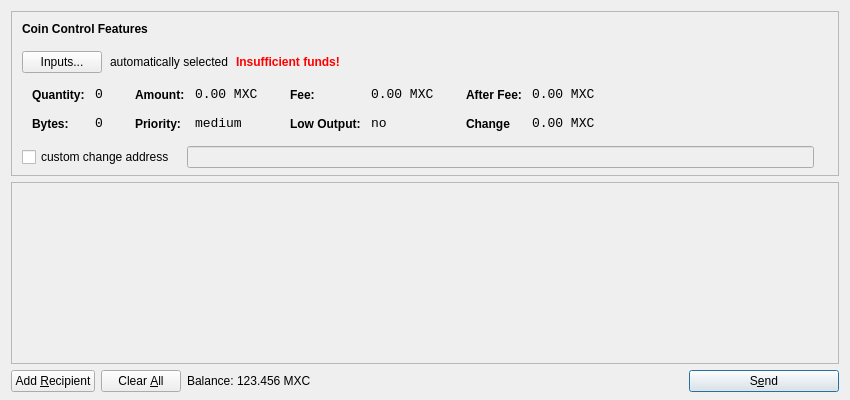
<?xml version="1.0" encoding="UTF-8"?>
<ui version="4.0">
 <class>SendCoinsDialog</class>
 <widget class="QDialog" name="SendCoinsDialog">
  <property name="geometry">
   <rect>
    <x>0</x>
    <y>0</y>
    <width>850</width>
    <height>400</height>
   </rect>
  </property>
  <property name="windowTitle">
   <string>Send Coins</string>
  </property>
  <layout class="QVBoxLayout" name="verticalLayout" stretch="0,1,0">
   <property name="bottomMargin">
    <number>8</number>
   </property>
   <item>
    <widget class="QFrame" name="frameCoinControl">
     <property name="sizePolicy">
      <sizepolicy hsizetype="Expanding" vsizetype="Expanding">
       <horstretch>0</horstretch>
       <verstretch>0</verstretch>
      </sizepolicy>
     </property>
     <property name="maximumSize">
      <size>
       <width>16777215</width>
       <height>16777215</height>
      </size>
     </property>
     <property name="frameShape">
      <enum>QFrame::StyledPanel</enum>
     </property>
     <property name="frameShadow">
      <enum>QFrame::Sunken</enum>
     </property>
     <layout class="QVBoxLayout" name="verticalLayoutCoinControl2">
      <property name="spacing">
       <number>-1</number>
      </property>
      <property name="leftMargin">
       <number>0</number>
      </property>
      <property name="topMargin">
       <number>0</number>
      </property>
      <property name="rightMargin">
       <number>0</number>
      </property>
      <property name="bottomMargin">
       <number>6</number>
      </property>
      <item>
       <layout class="QVBoxLayout" name="verticalLayoutCoinControl" stretch="0,0,0,0,1">
        <property name="spacing">
         <number>0</number>
        </property>
        <property name="leftMargin">
         <number>10</number>
        </property>
        <property name="topMargin">
         <number>10</number>
        </property>
        <item>
         <layout class="QHBoxLayout" name="horizontalLayoutCoinControl1">
          <property name="bottomMargin">
           <number>15</number>
          </property>
          <item>
           <widget class="QLabel" name="labelCoinControlFeatures">
            <property name="sizePolicy">
             <sizepolicy hsizetype="Preferred" vsizetype="Maximum">
              <horstretch>0</horstretch>
              <verstretch>0</verstretch>
             </sizepolicy>
            </property>
            <property name="font">
             <font>
              <weight>75</weight>
              <bold>true</bold>
             </font>
            </property>
            <property name="styleSheet">
             <string notr="true">font-weight:bold;</string>
            </property>
            <property name="text">
             <string>Coin Control Features</string>
            </property>
           </widget>
          </item>
         </layout>
        </item>
        <item>
         <layout class="QHBoxLayout" name="horizontalLayoutCoinControl2" stretch="0,0,0,0">
          <property name="spacing">
           <number>8</number>
          </property>
          <property name="bottomMargin">
           <number>10</number>
          </property>
          <item>
           <widget class="QPushButton" name="pushButtonCoinControl">
            <property name="styleSheet">
             <string notr="true"/>
            </property>
            <property name="text">
             <string>Inputs...</string>
            </property>
           </widget>
          </item>
          <item>
           <widget class="QLabel" name="labelCoinControlAutomaticallySelected">
            <property name="text">
             <string>automatically selected</string>
            </property>
            <property name="margin">
             <number>5</number>
            </property>
           </widget>
          </item>
          <item>
           <widget class="QLabel" name="labelCoinControlInsuffFunds">
            <property name="font">
             <font>
              <weight>75</weight>
              <bold>true</bold>
             </font>
            </property>
            <property name="styleSheet">
             <string notr="true">color:red;font-weight:bold;</string>
            </property>
            <property name="text">
             <string>Insufficient funds!</string>
            </property>
            <property name="margin">
             <number>5</number>
            </property>
           </widget>
          </item>
          <item>
           <spacer name="horizontalSpacerCoinControl">
            <property name="orientation">
             <enum>Qt::Horizontal</enum>
            </property>
            <property name="sizeHint" stdset="0">
             <size>
              <width>40</width>
              <height>1</height>
             </size>
            </property>
           </spacer>
          </item>
         </layout>
        </item>
        <item>
         <widget class="QWidget" name="widgetCoinControl" native="true">
          <property name="sizePolicy">
           <sizepolicy hsizetype="Preferred" vsizetype="Preferred">
            <horstretch>0</horstretch>
            <verstretch>0</verstretch>
           </sizepolicy>
          </property>
          <property name="minimumSize">
           <size>
            <width>0</width>
            <height>0</height>
           </size>
          </property>
          <property name="styleSheet">
           <string notr="true"/>
          </property>
          <layout class="QHBoxLayout" name="horizontalLayoutCoinControl5">
           <property name="margin">
            <number>0</number>
           </property>
           <item>
            <layout class="QHBoxLayout" name="horizontalLayoutCoinControl3" stretch="0,0,0,1">
             <property name="spacing">
              <number>20</number>
             </property>
             <property name="topMargin">
              <number>0</number>
             </property>
             <property name="bottomMargin">
              <number>10</number>
             </property>
             <item>
              <layout class="QFormLayout" name="formLayoutCoinControl1">
               <property name="horizontalSpacing">
                <number>10</number>
               </property>
               <property name="verticalSpacing">
                <number>14</number>
               </property>
               <property name="leftMargin">
                <number>10</number>
               </property>
               <property name="topMargin">
                <number>4</number>
               </property>
               <property name="rightMargin">
                <number>6</number>
               </property>
               <item row="0" column="0">
                <widget class="QLabel" name="labelCoinControlQuantityText">
                 <property name="styleSheet">
                  <string notr="true">font-weight:bold;</string>
                 </property>
                 <property name="text">
                  <string>Quantity:</string>
                 </property>
                 <property name="margin">
                  <number>0</number>
                 </property>
                </widget>
               </item>
               <item row="0" column="1">
                <widget class="QLabel" name="labelCoinControlQuantity">
                 <property name="font">
                  <font>
                   <family>Monospace</family>
                   <pointsize>10</pointsize>
                  </font>
                 </property>
                 <property name="cursor">
                  <cursorShape>IBeamCursor</cursorShape>
                 </property>
                 <property name="contextMenuPolicy">
                  <enum>Qt::ActionsContextMenu</enum>
                 </property>
                 <property name="text">
                  <string>0</string>
                 </property>
                 <property name="margin">
                  <number>0</number>
                 </property>
                 <property name="textInteractionFlags">
                  <set>Qt::LinksAccessibleByMouse|Qt::TextSelectableByKeyboard|Qt::TextSelectableByMouse</set>
                 </property>
                </widget>
               </item>
               <item row="1" column="0">
                <widget class="QLabel" name="labelCoinControlBytesText">
                 <property name="styleSheet">
                  <string notr="true">font-weight:bold;</string>
                 </property>
                 <property name="text">
                  <string>Bytes:</string>
                 </property>
                </widget>
               </item>
               <item row="1" column="1">
                <widget class="QLabel" name="labelCoinControlBytes">
                 <property name="font">
                  <font>
                   <family>Monospace</family>
                   <pointsize>10</pointsize>
                  </font>
                 </property>
                 <property name="cursor">
                  <cursorShape>IBeamCursor</cursorShape>
                 </property>
                 <property name="contextMenuPolicy">
                  <enum>Qt::ActionsContextMenu</enum>
                 </property>
                 <property name="text">
                  <string>0</string>
                 </property>
                 <property name="textInteractionFlags">
                  <set>Qt::LinksAccessibleByMouse|Qt::TextSelectableByKeyboard|Qt::TextSelectableByMouse</set>
                 </property>
                </widget>
               </item>
              </layout>
             </item>
             <item>
              <layout class="QFormLayout" name="formLayoutCoinControl2">
               <property name="horizontalSpacing">
                <number>10</number>
               </property>
               <property name="verticalSpacing">
                <number>14</number>
               </property>
               <property name="leftMargin">
                <number>6</number>
               </property>
               <property name="topMargin">
                <number>4</number>
               </property>
               <property name="rightMargin">
                <number>6</number>
               </property>
               <item row="0" column="0">
                <widget class="QLabel" name="labelCoinControlAmountText">
                 <property name="styleSheet">
                  <string notr="true">font-weight:bold;</string>
                 </property>
                 <property name="text">
                  <string>Amount:</string>
                 </property>
                 <property name="margin">
                  <number>0</number>
                 </property>
                </widget>
               </item>
               <item row="0" column="1">
                <widget class="QLabel" name="labelCoinControlAmount">
                 <property name="font">
                  <font>
                   <family>Monospace</family>
                   <pointsize>10</pointsize>
                  </font>
                 </property>
                 <property name="cursor">
                  <cursorShape>IBeamCursor</cursorShape>
                 </property>
                 <property name="contextMenuPolicy">
                  <enum>Qt::ActionsContextMenu</enum>
                 </property>
                 <property name="text">
                  <string>0.00 MXC</string>
                 </property>
                 <property name="textInteractionFlags">
                  <set>Qt::LinksAccessibleByMouse|Qt::TextSelectableByKeyboard|Qt::TextSelectableByMouse</set>
                 </property>
                </widget>
               </item>
               <item row="1" column="0">
                <widget class="QLabel" name="labelCoinControlPriorityText">
                 <property name="styleSheet">
                  <string notr="true">font-weight:bold;</string>
                 </property>
                 <property name="text">
                  <string>Priority:</string>
                 </property>
                </widget>
               </item>
               <item row="1" column="1">
                <widget class="QLabel" name="labelCoinControlPriority">
                 <property name="font">
                  <font>
                   <family>Monospace</family>
                   <pointsize>10</pointsize>
                  </font>
                 </property>
                 <property name="cursor">
                  <cursorShape>IBeamCursor</cursorShape>
                 </property>
                 <property name="contextMenuPolicy">
                  <enum>Qt::ActionsContextMenu</enum>
                 </property>
                 <property name="text">
                  <string>medium</string>
                 </property>
                 <property name="textInteractionFlags">
                  <set>Qt::LinksAccessibleByMouse|Qt::TextSelectableByKeyboard|Qt::TextSelectableByMouse</set>
                 </property>
                </widget>
               </item>
              </layout>
             </item>
             <item>
              <layout class="QFormLayout" name="formLayoutCoinControl3">
               <property name="horizontalSpacing">
                <number>10</number>
               </property>
               <property name="verticalSpacing">
                <number>14</number>
               </property>
               <property name="leftMargin">
                <number>6</number>
               </property>
               <property name="topMargin">
                <number>4</number>
               </property>
               <property name="rightMargin">
                <number>6</number>
               </property>
               <item row="0" column="0">
                <widget class="QLabel" name="labelCoinControlFeeText">
                 <property name="styleSheet">
                  <string notr="true">font-weight:bold;</string>
                 </property>
                 <property name="text">
                  <string>Fee:</string>
                 </property>
                 <property name="margin">
                  <number>0</number>
                 </property>
                </widget>
               </item>
               <item row="0" column="1">
                <widget class="QLabel" name="labelCoinControlFee">
                 <property name="font">
                  <font>
                   <family>Monospace</family>
                   <pointsize>10</pointsize>
                  </font>
                 </property>
                 <property name="cursor">
                  <cursorShape>IBeamCursor</cursorShape>
                 </property>
                 <property name="contextMenuPolicy">
                  <enum>Qt::ActionsContextMenu</enum>
                 </property>
                 <property name="text">
                  <string>0.00 MXC</string>
                 </property>
                 <property name="textInteractionFlags">
                  <set>Qt::LinksAccessibleByMouse|Qt::TextSelectableByKeyboard|Qt::TextSelectableByMouse</set>
                 </property>
                </widget>
               </item>
               <item row="1" column="0">
                <widget class="QLabel" name="labelCoinControlLowOutputText">
                 <property name="styleSheet">
                  <string notr="true">font-weight:bold;</string>
                 </property>
                 <property name="text">
                  <string>Low Output:</string>
                 </property>
                </widget>
               </item>
               <item row="1" column="1">
                <widget class="QLabel" name="labelCoinControlLowOutput">
                 <property name="font">
                  <font>
                   <family>Monospace</family>
                   <pointsize>10</pointsize>
                  </font>
                 </property>
                 <property name="cursor">
                  <cursorShape>IBeamCursor</cursorShape>
                 </property>
                 <property name="contextMenuPolicy">
                  <enum>Qt::ActionsContextMenu</enum>
                 </property>
                 <property name="text">
                  <string>no</string>
                 </property>
                 <property name="textInteractionFlags">
                  <set>Qt::LinksAccessibleByMouse|Qt::TextSelectableByKeyboard|Qt::TextSelectableByMouse</set>
                 </property>
                </widget>
               </item>
              </layout>
             </item>
             <item>
              <layout class="QFormLayout" name="formLayoutCoinControl4">
               <property name="horizontalSpacing">
                <number>10</number>
               </property>
               <property name="verticalSpacing">
                <number>14</number>
               </property>
               <property name="leftMargin">
                <number>6</number>
               </property>
               <property name="topMargin">
                <number>4</number>
               </property>
               <property name="rightMargin">
                <number>6</number>
               </property>
               <item row="0" column="0">
                <widget class="QLabel" name="labelCoinControlAfterFeeText">
                 <property name="styleSheet">
                  <string notr="true">font-weight:bold;</string>
                 </property>
                 <property name="text">
                  <string>After Fee:</string>
                 </property>
                 <property name="margin">
                  <number>0</number>
                 </property>
                </widget>
               </item>
               <item row="0" column="1">
                <widget class="QLabel" name="labelCoinControlAfterFee">
                 <property name="font">
                  <font>
                   <family>Monospace</family>
                   <pointsize>10</pointsize>
                  </font>
                 </property>
                 <property name="cursor">
                  <cursorShape>IBeamCursor</cursorShape>
                 </property>
                 <property name="contextMenuPolicy">
                  <enum>Qt::ActionsContextMenu</enum>
                 </property>
                 <property name="text">
                  <string>0.00 MXC</string>
                 </property>
                 <property name="textInteractionFlags">
                  <set>Qt::LinksAccessibleByMouse|Qt::TextSelectableByKeyboard|Qt::TextSelectableByMouse</set>
                 </property>
                </widget>
               </item>
               <item row="1" column="0">
                <widget class="QLabel" name="labelCoinControlChangeText">
                 <property name="styleSheet">
                  <string notr="true">font-weight:bold;</string>
                 </property>
                 <property name="text">
                  <string>Change</string>
                 </property>
                </widget>
               </item>
               <item row="1" column="1">
                <widget class="QLabel" name="labelCoinControlChange">
                 <property name="font">
                  <font>
                   <family>Monospace</family>
                   <pointsize>10</pointsize>
                  </font>
                 </property>
                 <property name="cursor">
                  <cursorShape>IBeamCursor</cursorShape>
                 </property>
                 <property name="contextMenuPolicy">
                  <enum>Qt::ActionsContextMenu</enum>
                 </property>
                 <property name="text">
                  <string>0.00 MXC</string>
                 </property>
                 <property name="textInteractionFlags">
                  <set>Qt::LinksAccessibleByMouse|Qt::TextSelectableByKeyboard|Qt::TextSelectableByMouse</set>
                 </property>
                </widget>
               </item>
              </layout>
             </item>
            </layout>
           </item>
          </layout>
         </widget>
        </item>
        <item>
         <layout class="QHBoxLayout" name="horizontalLayoutCoinControl4" stretch="0,0,0">
          <property name="spacing">
           <number>12</number>
          </property>
          <property name="sizeConstraint">
           <enum>QLayout::SetDefaultConstraint</enum>
          </property>
          <property name="topMargin">
           <number>5</number>
          </property>
          <property name="rightMargin">
           <number>5</number>
          </property>
          <item>
           <widget class="QCheckBox" name="checkBoxCoinControlChange">
            <property name="text">
             <string>custom change address</string>
            </property>
           </widget>
          </item>
          <item>
           <widget class="QLineEdit" name="lineEditCoinControlChange">
            <property name="enabled">
             <bool>false</bool>
            </property>
            <property name="sizePolicy">
             <sizepolicy hsizetype="Expanding" vsizetype="Fixed">
              <horstretch>0</horstretch>
              <verstretch>0</verstretch>
             </sizepolicy>
            </property>
           </widget>
          </item>
          <item>
           <widget class="QLabel" name="labelCoinControlChangeLabel">
            <property name="sizePolicy">
             <sizepolicy hsizetype="Preferred" vsizetype="Expanding">
              <horstretch>0</horstretch>
              <verstretch>0</verstretch>
             </sizepolicy>
            </property>
            <property name="minimumSize">
             <size>
              <width>0</width>
              <height>0</height>
             </size>
            </property>
            <property name="text">
             <string/>
            </property>
            <property name="margin">
             <number>3</number>
            </property>
           </widget>
          </item>
         </layout>
        </item>
        <item>
         <spacer name="verticalSpacerCoinControl">
          <property name="orientation">
           <enum>Qt::Vertical</enum>
          </property>
          <property name="sizeHint" stdset="0">
           <size>
            <width>800</width>
            <height>1</height>
           </size>
          </property>
         </spacer>
        </item>
       </layout>
      </item>
     </layout>
    </widget>
   </item>
   <item>
    <widget class="QScrollArea" name="scrollArea">
     <property name="widgetResizable">
      <bool>true</bool>
     </property>
     <widget class="QWidget" name="scrollAreaWidgetContents">
      <property name="geometry">
       <rect>
        <x>0</x>
        <y>0</y>
        <width>830</width>
        <height>165</height>
       </rect>
      </property>
      <layout class="QVBoxLayout" name="verticalLayout_2">
       <property name="margin">
        <number>0</number>
       </property>
       <item>
        <layout class="QVBoxLayout" name="entries">
         <property name="spacing">
          <number>6</number>
         </property>
        </layout>
       </item>
       <item>
        <spacer name="verticalSpacer">
         <property name="orientation">
          <enum>Qt::Vertical</enum>
         </property>
         <property name="sizeHint" stdset="0">
          <size>
           <width>20</width>
           <height>40</height>
          </size>
         </property>
        </spacer>
       </item>
      </layout>
     </widget>
    </widget>
   </item>
   <item>
    <layout class="QHBoxLayout" name="horizontalLayout">
     <item>
      <widget class="QPushButton" name="addButton">
       <property name="toolTip">
        <string>Send to multiple recipients at once</string>
       </property>
       <property name="text">
        <string>Add &amp;Recipient</string>
       </property>
       <property name="icon">
        <iconset resource="../bitcoin.qrc">
         <normaloff>:/icons/add</normaloff>:/icons/add</iconset>
       </property>
       <property name="autoDefault">
        <bool>false</bool>
       </property>
      </widget>
     </item>
     <item>
      <widget class="QPushButton" name="clearButton">
       <property name="sizePolicy">
        <sizepolicy hsizetype="Minimum" vsizetype="Fixed">
         <horstretch>0</horstretch>
         <verstretch>0</verstretch>
        </sizepolicy>
       </property>
       <property name="toolTip">
        <string>Remove all transaction fields</string>
       </property>
       <property name="text">
        <string>Clear &amp;All</string>
       </property>
       <property name="icon">
        <iconset resource="../bitcoin.qrc">
         <normaloff>:/icons/remove</normaloff>:/icons/remove</iconset>
       </property>
       <property name="autoRepeatDelay">
        <number>300</number>
       </property>
       <property name="autoDefault">
        <bool>false</bool>
       </property>
      </widget>
     </item>
     <item>
      <layout class="QHBoxLayout" name="horizontalLayout_2">
       <property name="spacing">
        <number>3</number>
       </property>
       <item>
        <widget class="QLabel" name="label">
         <property name="sizePolicy">
          <sizepolicy hsizetype="Preferred" vsizetype="Fixed">
           <horstretch>0</horstretch>
           <verstretch>0</verstretch>
          </sizepolicy>
         </property>
         <property name="text">
          <string>Balance:</string>
         </property>
        </widget>
       </item>
       <item>
        <widget class="QLabel" name="labelBalance">
         <property name="sizePolicy">
          <sizepolicy hsizetype="Preferred" vsizetype="Fixed">
           <horstretch>0</horstretch>
           <verstretch>0</verstretch>
          </sizepolicy>
         </property>
         <property name="cursor">
          <cursorShape>IBeamCursor</cursorShape>
         </property>
         <property name="text">
          <string>123.456 MXC</string>
         </property>
         <property name="textInteractionFlags">
          <set>Qt::LinksAccessibleByMouse|Qt::TextSelectableByKeyboard|Qt::TextSelectableByMouse</set>
         </property>
        </widget>
       </item>
      </layout>
     </item>
     <item>
      <spacer name="horizontalSpacer">
       <property name="orientation">
        <enum>Qt::Horizontal</enum>
       </property>
       <property name="sizeHint" stdset="0">
        <size>
         <width>40</width>
         <height>20</height>
        </size>
       </property>
      </spacer>
     </item>
     <item>
      <widget class="QPushButton" name="sendButton">
       <property name="minimumSize">
        <size>
         <width>150</width>
         <height>0</height>
        </size>
       </property>
       <property name="toolTip">
        <string>Confirm the send action</string>
       </property>
       <property name="text">
        <string>S&amp;end</string>
       </property>
       <property name="icon">
        <iconset resource="../bitcoin.qrc">
         <normaloff>:/icons/send</normaloff>:/icons/send</iconset>
       </property>
       <property name="default">
        <bool>true</bool>
       </property>
      </widget>
     </item>
    </layout>
   </item>
  </layout>
 </widget>
 <resources>
  <include location="../bitcoin.qrc"/>
 </resources>
 <connections/>
</ui>
